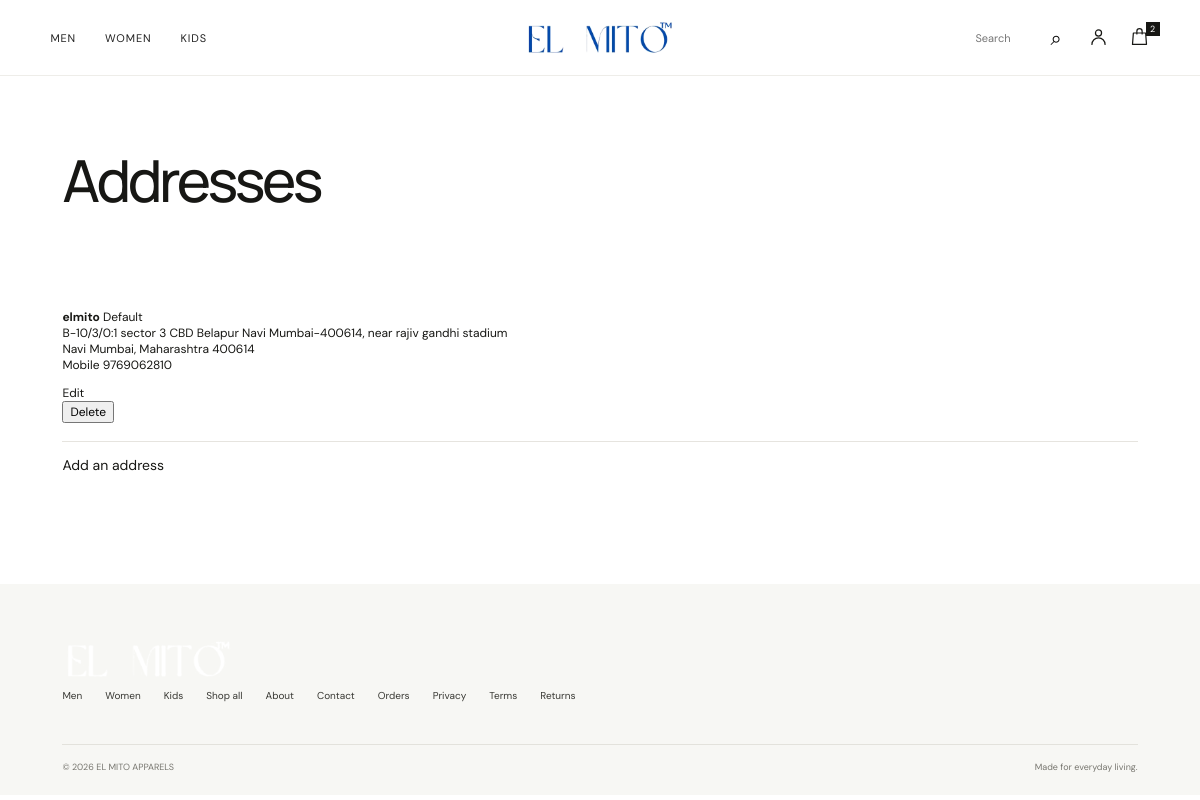
The app's page /account/addresses/ (signed in) with its own data.
### apps/accounts/models.py (models this page shows, shortened)
class Address(TimeStampedModel):
    user = models.ForeignKey(settings.AUTH_USER_MODEL, on_delete=models.CASCADE, related_name="addresses")
    full_name = models.CharField(max_length=150)
    phone = models.CharField(max_length=10, validators=[validate_indian_mobile])
    line1 = models.CharField("Address", max_length=255)
    city = models.CharField(max_length=100)
    state = models.CharField(max_length=100)
    pincode = models.CharField(max_length=6, validators=[validate_pincode])
    landmark = models.CharField(max_length=150, blank=True)
    is_default = models.BooleanField(default=False)
    class Meta:
        verbose_name_plural = "addresses"
        ordering = ["-is_default", "-created_at"]
        constraints = [
            models.UniqueConstraint(
                fields=["user"], condition=models.Q(is_default=True), name="one_default_address_per_user"
            )
        ]

### apps/accounts/views.py (the view)
# urls.py: path("addresses/", views.address_list, name="addresses"),
@login_required
def address_list(request):
    return render(request, "accounts/addresses.html", {"addresses": request.user.addresses.all()})

### apps/cart/services/cart.py (called while the page is built)
def item_count(request) -> int:
    if request.user.is_authenticated:
        qs = CartItem.objects.filter(cart__user=request.user)
    else:
        token = request.session.get(SESSION_KEY)
        if not token:
            return 0
        qs = CartItem.objects.filter(cart__session_key=token)
    return qs.aggregate(n=Sum("quantity"))["n"] or 0

### apps/core/context_processors.py (called while the page is built)
def site(request):
    digits = re.sub(r"\D", "", settings.WHATSAPP_PROVIDER_NUMBER or "")
    if len(digits) == 10:
        digits = "91" + digits
    return {
        "nav_categories": list(Category.objects.filter(is_active=True)[:4]),
        "whatsapp_url": f"https://wa.me/{digits}" if digits else "",
        "cart_count": item_count(request),
        "SITE_URL": settings.SITE_URL,
        "FREE_SHIPPING_THRESHOLD": settings.FREE_SHIPPING_THRESHOLD,
        "FLAT_SHIPPING_CHARGE": settings.FLAT_SHIPPING_CHARGE,
    }

### templates/accounts/addresses.html (shortened to what this page needs)
{% extends "base.html" %}
{% block content %}
<div class="wrap">
  <div class="page-head"><h1>Addresses</h1></div>
  {% if addresses %}
  <ul class="addr-list">
    {% for a in addresses %}
    <li>
      <p><strong>{{ a.full_name }}</strong>{% if a.is_default %} <span class="card__sub">Default</span>{% endif %}<br>{{ a.line1 }}{% if a.landmark %}, near {{ a.landmark }}{% endif %}<br>{{ a.city }}, {{ a.state }} {{ a.pincode }}<br>Mobile {{ a.phone }}</p>
      <div class="cart-line__actions">
        <a class="link-quiet" href="{% url 'accounts:address_edit' a.pk %}">Edit</a>
        <form method="post" action="{% url 'accounts:address_delete' a.pk %}">{% csrf_token %}<button class="btn link" type="submit">Delete</button></form>
      </div>
    </li>
    {% endfor %}
  </ul>
  {% else %}<div class="empty"><h2>No saved addresses</h2><p>Add one to speed up checkout.</p></div>{% endif %}
  <p><a class="btn" href="{% url 'accounts:address_create' %}">Add an address</a></p>
  <div style="height:96px"></div>
</div>
{% endblock %}

### store/static/store/site.css (style rules this page uses)
:root { --ink:#22231f;--muted:#777970;--line:#e7e5df;--paper:#f8f7f3;--white:#fff;--olive:#65694f;--olive-dark:#4e523e;--sand:#e8e3d8;--serif:Georgia,"Times New Roman",serif;--sans:"DM Sans",Arial,sans-serif;--display:Manrope,"DM Sans",sans-serif }
* { box-sizing:border-box }
html { scroll-behavior:smooth }
body { margin:0;background:var(--paper);color:var(--ink);font-family:var(--sans);font-size:14px;-webkit-font-smoothing:antialiased }
a { color:inherit;text-decoration:none }
button,input,select,textarea { font:inherit }
button,a,select { -webkit-tap-highlight-color:transparent }
button { cursor:pointer }
:root { --ink:#171714;--muted:#77766f;--line:#e6e4df;--paper:#fff;--olive:#65694f;--sans:"DM Sans",Arial,sans-serif;--display:"Manrope","DM Sans",sans-serif }
body { background:#fff;color:var(--ink);font-family:var(--sans);font-size:14px }
.container h1,.page-head h1 { font-family:var(--display);font-size:clamp(36px,5vw,58px);font-weight:500;letter-spacing:-.06em;margin:0 0 14px }
.wrap { padding:0 5.2% }
.page-head { padding:64px 0 32px }
.mini-lines,.addr-list { list-style:none;padding:0 }
.addr-list li { padding:18px 0;border-bottom:1px solid var(--line);font-size:12px }

### records on screen
Address: full_name "elmito", is_default "Default", line1 "B-10/3/0:1 sector 3 CBD Belapur Navi Mumbai-400614", landmark "rajiv gandhi stadium", city "Navi Mumbai", state "Maharashtra", pincode "400614", phone "9769062810"

### other values on screen
{{ cart_count }} "2"
